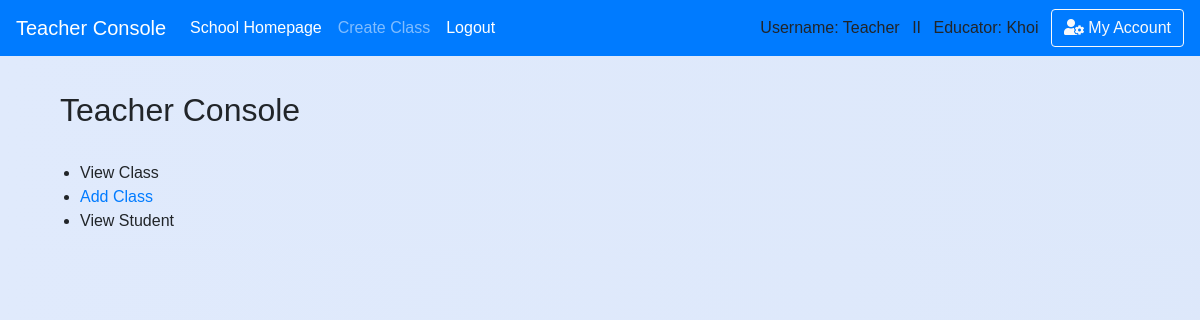
The app's page /teacher (signed in), older data.
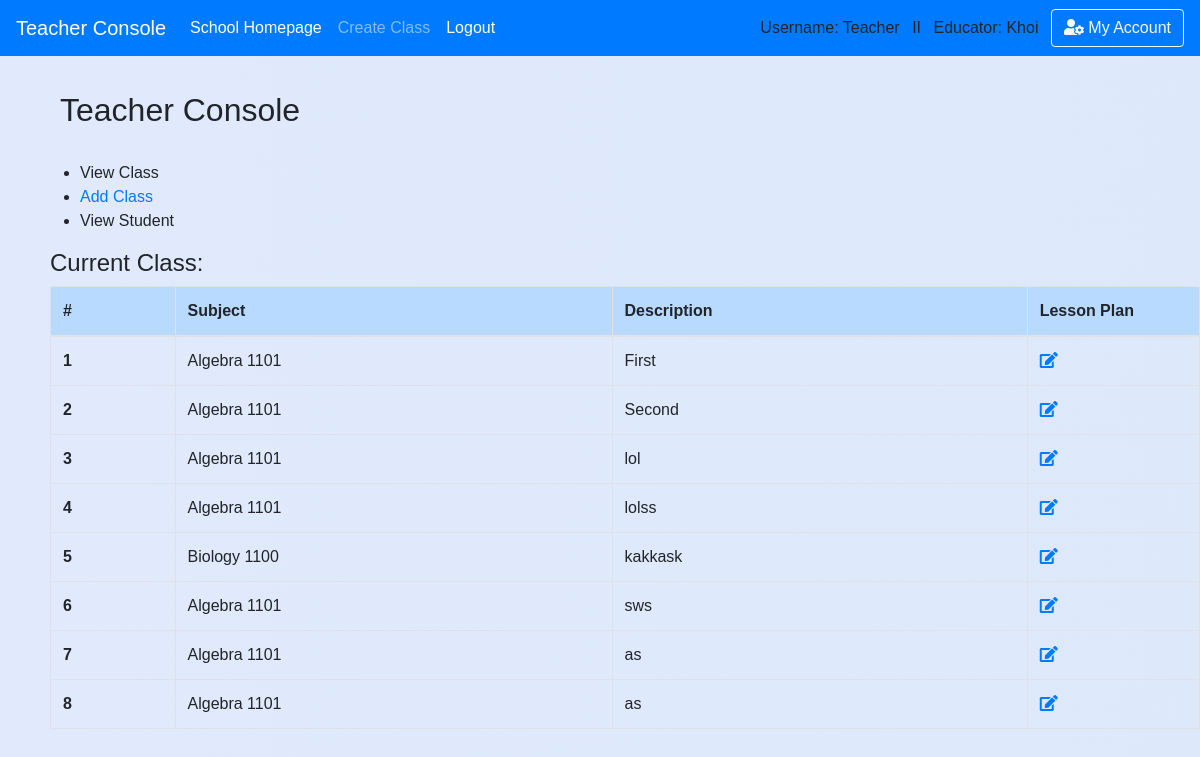
The same page, newer data.
### school_app/models.py (models this page shows, shortened)
class Subject(models.Model):
    teacher = models.ForeignKey(Teacher, on_delete = models.CASCADE)
    subject_name = models.CharField(max_length=150,default='')
    description = models.CharField(max_length=450,default='')
    weekly_agenda = models.CharField(max_length=450,default='Agenda Goes Here')
    last_modifield = models.DateTimeField(auto_now_add=True, blank=True)
    monday_date = models.DateField(blank=True, null=True)
    tuesday_date = models.DateField(blank=True, null=True)
    wednesday_date = models.DateField(blank=True, null=True)
    thursday_date = models.DateField(blank=True, null=True)
    friday_date= models.DateField(blank=True, null=True)
    monday_plan = models.CharField(max_length=400,default='a')
    tuesday_plan= models.CharField(max_length=400,default='s')
    wednesday_plan= models.CharField(max_length=400,default='d')
    thursday_plan= models.CharField(max_length=400,default='f')
    friday_plan= models.CharField(max_length=400,default='g')
    weekend_plan = models.CharField(max_length=300,default='h')

### school_app/views_logged.py (the view)
# urls.py: path('teacher',views_logged.teacher, name='teacher'),
def teacher(request):
    if is_login(request) == False: # Check for login/ add message 'please login'
        return redirect('/login')
    if is_teacher(request) == False:
        return redirect('/')
    subjects=Subject.objects.filter(teacher=request.user.teacher)
    return render(request,'teacher/teacher_homepage.html',{'subjects':subjects})

### school_app/views_functions.py (called while the page is built)
def is_login(request):
    if not request.user.is_authenticated:
        messages.warning(request, "Please Login or Create an Account.")
        return False
    return True

def is_teacher(request):
    if request.user.profile.is_teacher == False:
        messages.warning(request, "You don't have Instructor's Privilege!")
        return False
    return True

### school_app/templates/teacher/teacher_homepage.html (shortened to what this page needs)
{% extends 'base.html' %}
{% block content %}
<div class='content'>
        <h2 style='padding-left: 10px'>Teacher Console</h2>
        <br>
        <ul>
            <li>View Class</li>
            <li><a href='/teacher/add_class'>Add Class</a></li>
            <li>View Student</li>
        </ul>
        {% if subjects %}
          <h4>Current Class:</h4>
          <table class="table table-hover table-bordered pad-right-table">
            <thead class='table-primary'>
            <tr>
              <th scope="col">#</th>
              <th scope="col">Subject</th>
              <th scope="col">Description</th>
              <th scope="col">Lesson Plan</th>
            </tr>
            </thead>
            <tbody>
        {% for subject in subjects %}
            <tr>
              <th scope="row">{{ forloop.counter }}</th>
              <td>{{ subject.subject_name }}</td>
              <td>{{ subject.description }}</td>
              <th style="width: 15%">
                <a href='{% url "edit_class" class_id=subject.id %}'<i class="fas fa-edit"></i>
              </th>
            </tr>
        {% endfor %}
            </tbody>
          </table>
        {% endif %}
</div>
{% endblock %}

### school_app/templates/base.html (shortened to what this page needs)
<!doctype html>
<html>
    <head>
{% load static %}
        <link rel="stylesheet" type="text/css" href="{% static 'school_app/style.css' %}" />
        <link rel="stylesheet" href="https://stackpath.bootstrapcdn.com/bootstrap/4.1.0/css/bootstrap.min.css">
        <link rel="stylesheet" href="https://use.fontawesome.com/releases/v5.0.13/css/all.css">
    </head>
{% if request.user.profile.is_teacher %}
  <body class='body-teacher'>
{% else %}
  <body>
{% endif %}<header>
<nav class="navbar navbar-expand-lg navbar-dark bg-primary">
    <a class="navbar-brand" href="/teacher">Teacher Console</a>
    <div class="navbar-collapse collapse show" id="navbarColor02" style="">
      <ul class="navbar-nav mr-auto">
        <li class="nav-item active">
          <a class="nav-link" href="/">School Homepage<span class="sr-only">(current)</span></a>
        </li>
        <li class="nav-item">
          <a class="nav-link" href="/teacher/add_class">Create Class</a>
        </li>
        <li class="nav-item active">
          <a class="nav-link" href="{% url 'logout' %}">Logout</a>
        </li>
      </ul>
      {% if request.user.username %}
          Username: {{ request.user.username }} &ensp;II&ensp;
      {% endif %}
        {% if request.user.profile.is_teacher %}
          Educator: {{request.user.first_name}} &ensp;
        {% endif %}
        <button class="btn btn-outline-light my-2 my-sm-0" type="submit"> <i class="fas fa-user-cog"></i> My Account</button>
    </div>
  </nav>
    </header>
    {% block content %}
    {% endblock %}
</body>
</html>

### school_app/static/school_app/style.css (style rules this page uses)
.body-teacher { font-family:sans-serif; background: linear-gradient(to right, #e0eafc, #cfdef3); background-size: 600% 100%; }
.content { padding-top: 35px; padding-left:50px; }

### school_app/templates/base.html (style rules this page uses)
body { padding-top:0px }
button { background-color: rgb(139, 253, 183) }
form,h1,ul { padding-left: 30px; }

Row changes from the older to the newer data that the page shows:
added Subject: subject_name "Algebra 1101", description "First"
added Subject: subject_name "Algebra 1101", description "Second"
added Subject: subject_name "Algebra 1101", description "lol"
added Subject: subject_name "Algebra 1101", description "lolss"
added Subject: subject_name "Biology 1100", description "kakkask"
added Subject: subject_name "Algebra 1101", description "sws"
added Subject: subject_name "Algebra 1101", description "as"
added Subject: subject_name "Algebra 1101", description "as"
Text that changed along with them:
text now shown: "Current Class: # Subject Description Lesson Plan"
